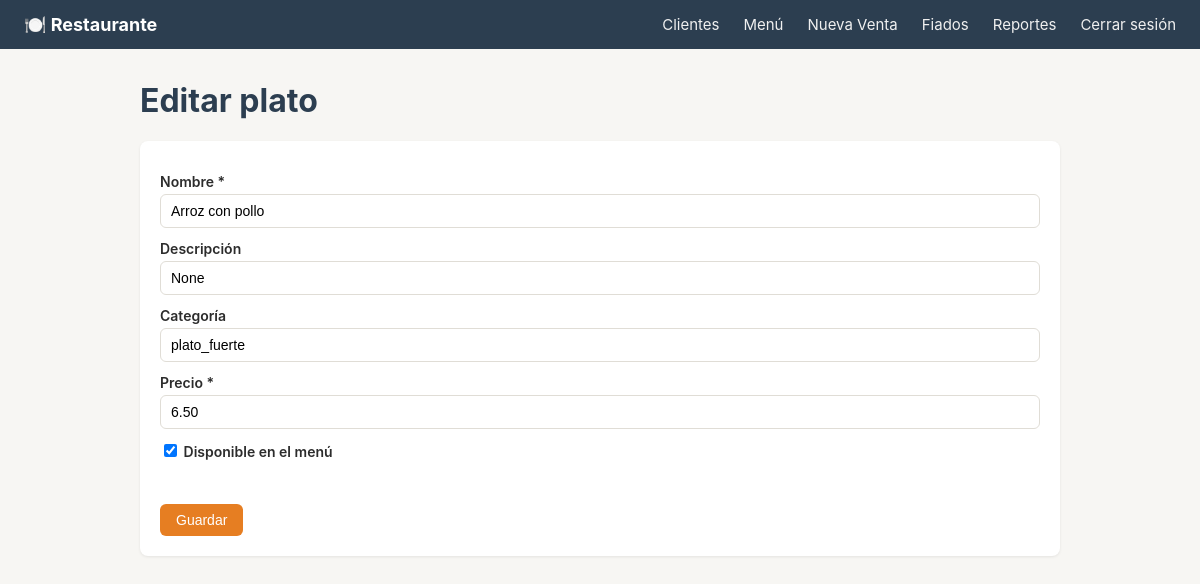
Page /menu/1/editar (signed in) on the committed database.
### models.py (models this page shows, shortened)
class Comida(db.Model):
    __tablename__ = "comidas"
    id = db.Column(db.Integer, primary_key=True)
    nombre = db.Column(db.String(120), nullable=False)
    descripcion = db.Column(db.String(250))
    categoria = db.Column(db.String(50))          # ej: plato_fuerte, bebida, postre
    precio_actual = db.Column(db.Numeric(10, 2), nullable=False)
    disponible = db.Column(db.Boolean, default=True)

### app.py (the view, shortened to what this page needs)
@app.route("/menu/<int:comida_id>/editar", methods=["GET", "POST"])
@login_requerido
def editar_comida(comida_id):
    comida = Comida.query.get_or_404(comida_id)
    return render_template("comida_form.html", comida=comida)

### utils/auth.py (called while the page is built)
def login_requerido(f):
    @wraps(f)
    def decorada(*args, **kwargs):
        if not session.get("logueado"):
            flash("Debes iniciar sesión para continuar.", "danger")
            return redirect(url_for("login", next=request.path))
        return f(*args, **kwargs)
    return decorada

### templates/comida_form.html (shortened to what this page needs)
{% extends "base.html" %}
{% block content %}
    <h1>{{ 'Editar plato' if comida else 'Nuevo plato' }}</h1>
    <div class="card">
        <form method="post">
            <label>Nombre *</label>
            <input type="text" name="nombre" required value="{{ comida.nombre if comida else '' }}">
            <label>Descripción</label>
            <input type="text" name="descripcion" value="{{ comida.descripcion if comida else '' }}">
            <label>Categoría</label>
            <input type="text" name="categoria" placeholder="Ej: plato_fuerte, bebida, postre"
                   value="{{ comida.categoria if comida else '' }}">
            <label>Precio *</label>
            <input type="number" step="0.01" name="precio_actual" required
                   value="{{ comida.precio_actual if comida else '' }}">
            <label>
                <input type="checkbox" name="disponible" style="width:auto; display:inline-block"
                       {% if not comida or comida.disponible %}checked{% endif %}>
                Disponible en el menú
            </label>
            <br><br>
            <button class="btn" type="submit">Guardar</button>
        </form>
    </div>
{% endblock %}

### static/css/style.css (style rules this page uses)
:root { --primario: #2c3e50; --acento: #e67e22; --exito: #27ae60; --peligro: #c0392b; --fondo: #f7f6f3; --texto: #2c2c2c; --borde: #e0ddd6; }
* { box-sizing: border-box; }
body { font-family: -apple-system, "Segoe UI", Roboto, sans-serif; background: var(--fondo); color: var(--texto); margin: 0; }
h1, h2, h3 { color: var(--primario); }
.card { background: #fff; border-radius: 8px; padding: 20px; margin-bottom: 20px; box-shadow: 0 1px 3px rgba(0,0,0,0.08); }
.btn { display: inline-block; padding: 8px 16px; border-radius: 6px; border: none; background: var(--acento); color: #fff; text-decoration: none; font-size: 14px; cursor: pointer; }
form label { display: block; margin-top: 12px; margin-bottom: 4px; font-weight: 600; font-size: 14px; }
form input, form select, form textarea { width: 100%; padding: 8px 10px; border: 1px solid var(--borde); border-radius: 6px; font-size: 14px; }

### rows in the picture
Comida: nombre "Arroz con pollo", descripcion "None", categoria "plato_fuerte", precio_actual "6.50", disponible "☑"

### other values in the picture
{{ 'Editar plato' if comida else 'Nuevo plato' }} "Editar plato"
